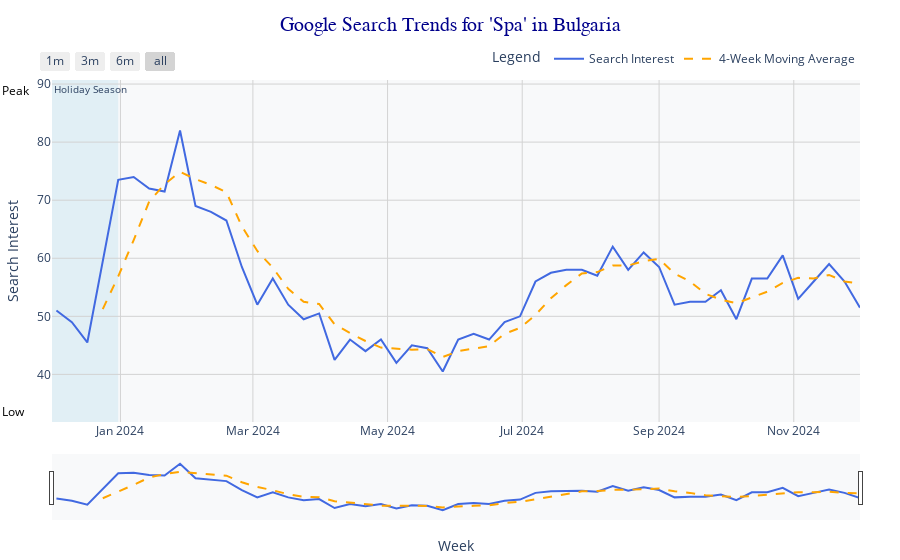

Write notebook code for a chart like this one.
### Code cell
# Create a Plotly figure
fig = go.Figure()

# Add the time-series line plot for raw data
fig.add_trace(go.Scatter(
    x=df['week'],
    y=df['interest'],
    mode='lines',
    name='Search Interest',
    line=dict(color='royalblue'),
    hovertemplate="Week: %{x}<br>Search Interest: %{y}",
))

# Add the moving average trend line
fig.add_trace(go.Scatter(
    x=df['week'],
    y=df['moving_avg'],
    mode='lines',
    name='4-Week Moving Average',
    line=dict(color='orange', dash='dash'),
    hovertemplate="Week: %{x}<br>4-Week Avg: %{y}",
))

# Add annotations for the detected peak and trough
fig.add_annotation(
    x=peak['week'].values[0],
    y=peak['interest'].values[0],
    text="Peak",
    showarrow=True,
    arrowhead=2,
    ax=0,
    ay=-40,
    font=dict(size=12, color="black"),
    arrowcolor="crimson",
)

fig.add_annotation(
    x=trough['week'].values[0],
    y=trough['interest'].values[0],
    text="Low",
    showarrow=True,
    arrowhead=2,
    ax=0,
    ay=40,
    font=dict(size=12, color="black"),
    arrowcolor="crimson",
)

# Add a shaded region to highlight the holiday season with smaller font size
fig.add_vrect(
    x0="2023-12-01", x1="2023-12-31",
    fillcolor="lightblue", opacity=0.3,
    layer="below", line_width=0,
    annotation_text="Holiday Season",
    annotation_position="top left",
    annotation_font_size=10  # Reduced font size
)

# Enhance layout with a clean, modern style, center the title, and add spacing
fig.update_layout(
    title=dict(
        text="Google Search Trends for 'Spa' in Bulgaria",
        x=0.5,  # Center the title
        y=0.97,  # Adjust vertical position to add space below the title
        font=dict(size=20, family="Helvetica, sans-serif", color="darkblue")
    ),
    xaxis_title="Week",
    yaxis_title="Search Interest",
    xaxis=dict(showgrid=True, gridcolor="lightgray"),
    yaxis=dict(showgrid=True, gridcolor="lightgray"),
    template="plotly_white",
    plot_bgcolor="#f8f9fa",  # Light gray background
    hovermode="x unified",
    legend=dict(
        title="Legend",
        orientation="h",
        yanchor="bottom",
        y=1.02,
        xanchor="right",
        x=1,
    ),
    autosize=True,
    height=600,  # Adjust height for a clean display
    margin=dict(l=40, r=40, t=80, b=40),  # Add margin above/below title
)

# Add a range slider and buttons for better interactivity
fig.update_layout(
    xaxis=dict(
        rangeslider=dict(visible=True),
        rangeselector=dict(
            buttons=list([
                dict(count=1, label="1m", step="month", stepmode="backward"),
                dict(count=3, label="3m", step="month", stepmode="backward"),
                dict(count=6, label="6m", step="month", stepmode="backward"),
                dict(step="all")
            ])
        )
    )
)

# Show the plot
fig.show()

### Figure 1 — Plotly figure (JSON) as saved in the notebook; plotly's stock layout.template omitted (floating-point values rounded to 4 significant figures)
{"data": [{"hovertemplate": "Week: %{x}<br>Search Interest: %{y}", "line": {"color": "royalblue"}, "mode": "lines", "name": "Search Interest", "type": "scatter", "x": ["2023-12-03T00:00:00", "2023-12-10T00:00:00", "2023-12-17T00:00:00", "2023-12-24T00:00:00", "2023-12-31T00:00:00", "2024-01-07T00:00:00", "2024-01-14T00:00:00", "2024-01-21T00:00:00", "2024-01-28T00:00:00", "2024-02-04T00:00:00", "2024-02-11T00:00:00", "2024-02-18T00:00:00", "2024-02-25T00:00:00", "2024-03-03T00:00:00", "2024-03-10T00:00:00", "2024-03-17T00:00:00", "2024-03-24T00:00:00", "2024-03-31T00:00:00", "2024-04-07T00:00:00", "2024-04-14T00:00:00", "2024-04-21T00:00:00", "2024-04-28T00:00:00", "2024-05-05T00:00:00", "2024-05-12T00:00:00", "2024-05-19T00:00:00", "2024-05-26T00:00:00", "2024-06-02T00:00:00", "2024-06-09T00:00:00", "2024-06-16T00:00:00", "2024-06-23T00:00:00", "2024-06-30T00:00:00", "2024-07-07T00:00:00", "2024-07-14T00:00:00", "2024-07-21T00:00:00", "2024-07-28T00:00:00", "2024-08-04T00:00:00", "2024-08-11T00:00:00", "2024-08-18T00:00:00", "2024-08-25T00:00:00", "2024-09-01T00:00:00", "2024-09-08T00:00:00", "2024-09-15T00:00:00", "2024-09-22T00:00:00", "2024-09-29T00:00:00", "2024-10-06T00:00:00", "2024-10-13T00:00:00", "2024-10-20T00:00:00", "2024-10-27T00:00:00", "2024-11-03T00:00:00", "2024-11-10T00:00:00", "2024-11-17T00:00:00", "2024-11-24T00:00:00", "2024-12-01T00:00:00"], "y": [51, 49, 45.5, 59.5, 73.5, 74, 72, 71.5, 82, 69, 68, 66.5, 58.5, 52, 56.5, 52, 49.5, 50.5, 42.5, 46, 44, 46, 42, 45, 44.5, 40.5, 46, 47, 46, 49, 50, 56, 57.5, 58, 58, 57, 62, 58, 61, 58.5, 52, 52.5, 52.5, 54.5, 49.5, 56.5, 56.5, 60.5, 53, 56, 59, 56, 51.5]}, {"hovertemplate": "Week: %{x}<br>4-Week Avg: %{y}", "line": {"color": "orange", "dash": "dash"}, "mode": "lines", "name": "4-Week Moving Average", "type": "scatter", "x": ["2023-12-03T00:00:00", "2023-12-10T00:00:00", "2023-12-17T00:00:00", "2023-12-24T00:00:00", "2023-12-31T00:00:00", "2024-01-07T00:00:00", "2024-01-14T00:00:00", "2024-01-21T00:00:00", "2024-01-28T00:00:00", "2024-02-04T00:00:00", "2024-02-11T00:00:00", "2024-02-18T00:00:00", "2024-02-25T00:00:00", "2024-03-03T00:00:00", "2024-03-10T00:00:00", "2024-03-17T00:00:00", "2024-03-24T00:00:00", "2024-03-31T00:00:00", "2024-04-07T00:00:00", "2024-04-14T00:00:00", "2024-04-21T00:00:00", "2024-04-28T00:00:00", "2024-05-05T00:00:00", "2024-05-12T00:00:00", "2024-05-19T00:00:00", "2024-05-26T00:00:00", "2024-06-02T00:00:00", "2024-06-09T00:00:00", "2024-06-16T00:00:00", "2024-06-23T00:00:00", "2024-06-30T00:00:00", "2024-07-07T00:00:00", "2024-07-14T00:00:00", "2024-07-21T00:00:00", "2024-07-28T00:00:00", "2024-08-04T00:00:00", "2024-08-11T00:00:00", "2024-08-18T00:00:00", "2024-08-25T00:00:00", "2024-09-01T00:00:00", "2024-09-08T00:00:00", "2024-09-15T00:00:00", "2024-09-22T00:00:00", "2024-09-29T00:00:00", "2024-10-06T00:00:00", "2024-10-13T00:00:00", "2024-10-20T00:00:00", "2024-10-27T00:00:00", "2024-11-03T00:00:00", "2024-11-10T00:00:00", "2024-11-17T00:00:00", "2024-11-24T00:00:00", "2024-12-01T00:00:00"], "y": [null, null, null, 51.25, 56.88, 63.12, 69.75, 72.75, 74.88, 73.62, 72.62, 71.38, 65.5, 61.25, 58.38, 54.75, 52.5, 52.12, 48.62, 47.12, 45.75, 44.62, 44.5, 44.25, 44.38, 43, 44, 44.5, 44.88, 47, 48, 50.25, 53.12, 55.38, 57.38, 57.62, 58.75, 58.75, 59.5, 59.88, 57.38, 56, 53.88, 52.88, 52.25, 53.25, 54.25, 55.75, 56.62, 56.5, 57.12, 56, 55.62]}], "layout": {"annotations": [{"arrowcolor": "crimson", "arrowhead": 2, "ax": 0, "ay": -40, "font": {"color": "black", "size": 12}, "showarrow": true, "text": "Peak", "x": 1706400000000000000, "y": 82}, {"arrowcolor": "crimson", "arrowhead": 2, "ax": 0, "ay": 40, "font": {"color": "black", "size": 12}, "showarrow": true, "text": "Low", "x": 1716681600000000000, "y": 40.5}, {"font": {"size": 10}, "showarrow": false, "text": "Holiday Season", "x": "2023-12-01", "xanchor": "left", "xref": "x", "y": 1, "yanchor": "top", "yref": "y domain"}], "autosize": true, "hovermode": "x unified", "legend": {"orientation": "h", "title": {"text": "Legend"}, "x": 1, "xanchor": "right", "y": 1.02, "yanchor": "bottom"}, "margin": {"b": 40, "l": 40, "r": 40, "t": 80}, "plot_bgcolor": "#f8f9fa", "shapes": [{"fillcolor": "lightblue", "layer": "below", "line": {"width": 0}, "opacity": 0.3, "type": "rect", "x0": "2023-12-01", "x1": "2023-12-31", "xref": "x", "y0": 0, "y1": 1, "yref": "y domain"}], "title": {"font": {"color": "darkblue", "family": "Helvetica, sans-serif", "size": 20}, "text": "Google Search Trends for 'Spa' in Bulgaria", "x": 0.5, "y": 0.97}, "xaxis": {"autorange": true, "gridcolor": "lightgray", "range": ["2023-12-01", "2024-12-01"], "rangeselector": {"buttons": [{"count": 1, "label": "1m", "step": "month", "stepmode": "backward"}, {"count": 3, "label": "3m", "step": "month", "stepmode": "backward"}, {"count": 6, "label": "6m", "step": "month", "stepmode": "backward"}, {"step": "all"}]}, "rangeslider": {"autorange": true, "range": ["2023-12-01", "2024-12-01"], "visible": true, "yaxis": {"_template": null, "rangemode": "match"}}, "showgrid": true, "title": {"text": "Week"}, "type": "date"}, "yaxis": {"autorange": true, "gridcolor": "lightgray", "range": [12.74, 109.8], "showgrid": true, "title": {"text": "Search Interest"}, "type": "linear"}}}
